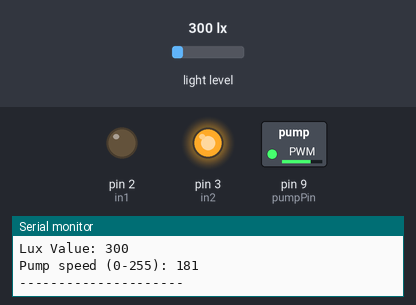
Recording of a sketch running on a simulated Arduino Uno, built with avr-gcc and run on an emulated ATmega328P. On the bench: switched loads named in the sketch (green lamp = pin HIGH), output pins drawn as LEDs (lit = HIGH), the last lines printed to the serial monitor. The inputs (shaded band) are chosen by the test bench; at power-on: light level 300 lx.

Above: at 3.0 s.
3.1 s: light level set to 40 lx
At 5.7 s:
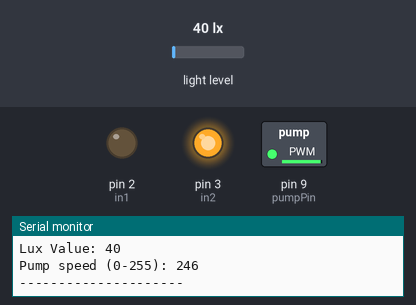
6.1 s: light level set to 1000 lx
At 7.6 s:
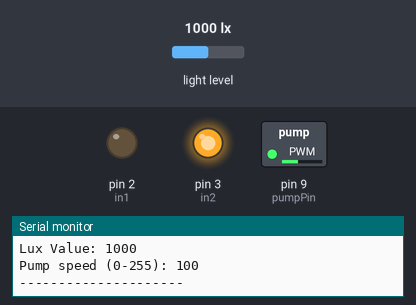
Timing chart, 0 to 9.1 s (numbered marks = the images above; inputs shaded):
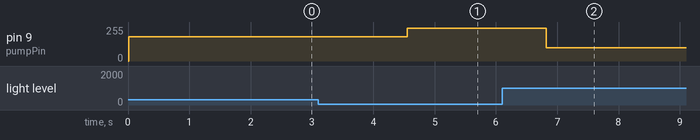

The sketch:

TurbidityController.ino
```cpp
#include <Wire.h>
#include <Adafruit_Sensor.h>
#include <Adafruit_TSL2561_U.h>

Adafruit_TSL2561_Unified tsl = Adafruit_TSL2561_Unified(TSL2561_ADDR_FLOAT, 12345);

int pumpPin = 9; //ENA on H-BRIDGE (PWM PIN)
int in1 = 2;     // in1 and in2 pins control polarity on h-bridge
int in2 = 3;
int pumpSpeedValue = 0;
int luxValue;

void configureSensor(void)
{
  tsl.enableAutoRange(true);                            // Auto-gain ... switches automatically between 1x and 16x
  tsl.setIntegrationTime(TSL2561_INTEGRATIONTIME_13MS); // fast but low resolution
  // tsl.setIntegrationTime(TSL2561_INTEGRATIONTIME_101MS);  // medium resolution and speed
  // tsl.setIntegrationTime(TSL2561_INTEGRATIONTIME_402MS);  // 16-bit data but slowest conversions
}

void setup(void)
{
  Serial.begin(9600);
  pinMode(pumpPin, OUTPUT);
  pinMode(in1, OUTPUT);
  pinMode(in2, OUTPUT);
  Serial.println("Light Sensor Test");
  Serial.println("");
  if (!tsl.begin())
  {
    Serial.print("No TSL2561 detected ... Check your wiring or I2C ADDR!");
    while (1)
      ;
  }
  configureSensor();
  Serial.println("");
  digitalWrite(in1, LOW);
  digitalWrite(in2, HIGH);
}

void loop(void)
{
  sensors_event_t event;
  tsl.getEvent(&event);

  if (event.light)
  {
    luxValue = event.light;
    pumpSpeedValue = constrain(255 - map(luxValue, 0, 1023, 0, 255), 100, 255);
    analogWrite(pumpPin, pumpSpeedValue);
    Serial.print("Lux Value: ");
    Serial.println(luxValue);
    Serial.print("Pump speed (0-255): ");
    Serial.println(pumpSpeedValue);
    Serial.println("---------------------");
    delay(2000);
  }
  else
  {
    Serial.println("Sensor overload");
  }
  delay(250);
}
```

Measured:
- after the input at 3.1 s, pin 9 (pumpPin): 181/255 → 246/255 after 1.5 s
- after the input at 6.1 s, pin 9 (pumpPin): 246/255 → 100/255 after 0.72 s
